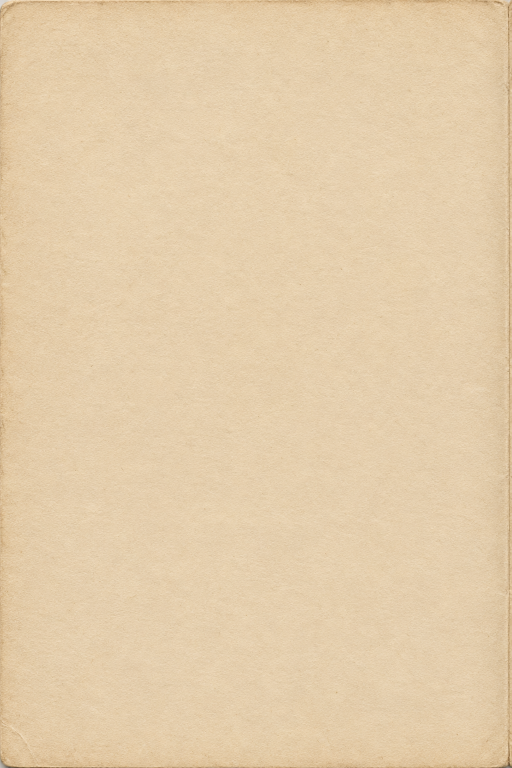
#> input picture taxua-2026/figures/raw/diary/soft_aged/paper_left.png, 1024 x 1536 px (shown at 1/2 size); its folder holds 3 pictures in this run
$ python prepare_diary_soft_paper.py
#> lines starting #> are read from the running program, lines starting #| are printed output that depends on the picture
"""Prepare gently aged Sunburst diary paper without modifying any source artwork.

Offline, deterministic. Requires Pillow and NumPy. Exact requests/prompts live
in figures/raw/diary/soft_aged/ and docs/prompts/diary/soft_aged/.
"""
from pathlib import Path
import hashlib
import json

import numpy as np
from PIL import Image

ROOT = Path(__file__).resolve().parents[1]
RAW = ROOT / 'figures/raw/diary/soft_aged'
OUT = ROOT / 'figures/decor/painted/diary'
records = []


def digest(path):
    return hashlib.sha256(path.read_bytes()).hexdigest()


def save(image, name, source, processing, **metadata):
    target = OUT / (name + '.webp')
    image.save(target, 'WEBP', quality=84, method=6)
    records.append({
        'source': str(source.relative_to(ROOT)),
        'source_sha256': digest(source),
        'processing': processing,
        'derivative': str(target.relative_to(ROOT)),
        'size': list(image.size),
        'sha256': digest(target),
        'bytes': target.stat().st_size,
        **metadata,
    })


for name in ['paper_left', 'paper_right', 'endpaper']:
    source = RAW / (name + '.png')
    # Paper is an opaque surface. Ignore any provider alpha while retaining
    # its RGB fibers; original masters remain untouched.
    image = Image.open(source).convert('RGB')
#> image is the input picture: PIL image 1024x1536 RGB; mean R, G, B 227.6, 204.5, 170.3
    image.thumbnail((800, 1200), Image.Resampling.LANCZOS)
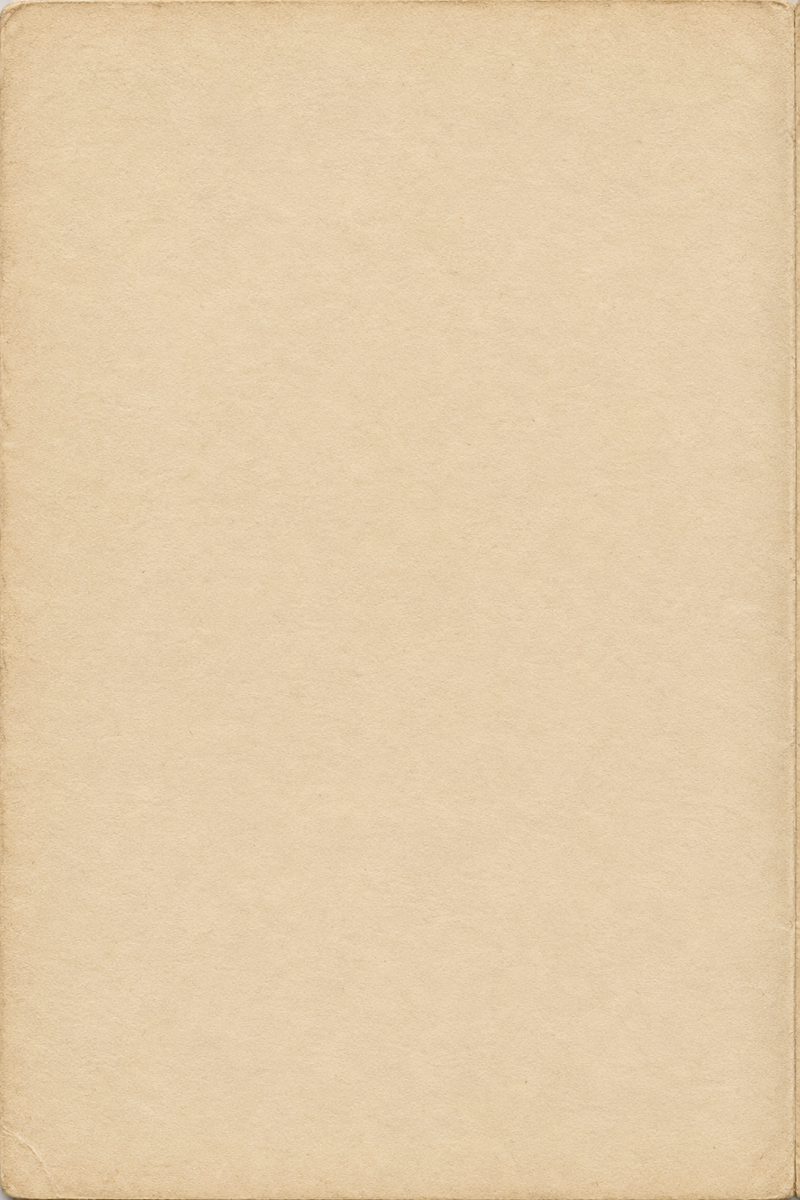
#> image: PIL image 800x1200 RGB; mean R, G, B 227.6, 204.5, 170.3
    pixels = np.array(image, dtype=np.float32)
    h, w = pixels.shape[:2]
#> h = 1200; w = 800
    center = pixels[int(h*.1):int(h*.9), int(w*.1):int(w*.9)]
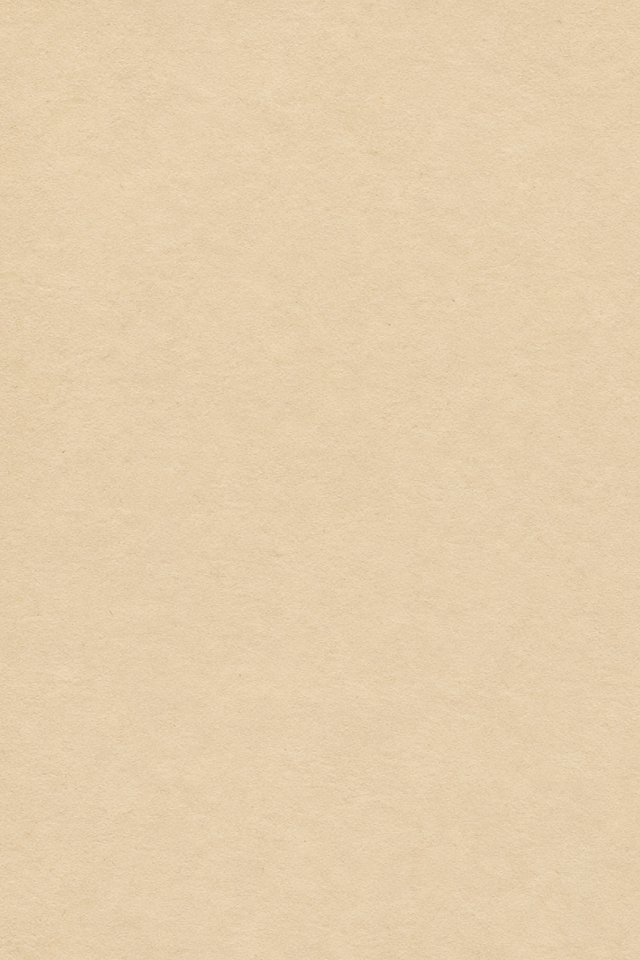
#> center: shape (960, 640, 3) float32; mean R, G, B 228.8, 206.5, 173.1
    median = np.median(center.reshape(-1, 3), axis=0)
#> median = [229, 207, 173]
    tone = [214, 189, 149] if name == 'endpaper' else [229, 210, 178]
    # Harmonize stock only; the generated fibers and gentle edge wear survive.
    pixels += np.array(tone) - median
    if name != 'endpaper':
        x = np.linspace(0, 1, w)
#> x = 800 values from 0 to 1
        distance = 1 - x if name == 'paper_left' else x
        shade = (.05 * np.exp(-distance * 65))[None, :, None]
#> shade = 800 values from 2.95e-30 to 0.05
        pixels = pixels * (1 - shade) + np.array([91, 68, 43]) * shade
    request = RAW / (name + '_request.json')
    save(Image.fromarray(pixels.clip(0, 255).astype('uint8')),
         'soft_' + name, source,
         'Opaque RGB; bound to 800x1200 without upscaling; harmonize center median '
         f'to {tone}; retain generated wear; paper receives 5% narrow spine shading.',
#> (the run stopped early here; a loop or call above may not have finished)
